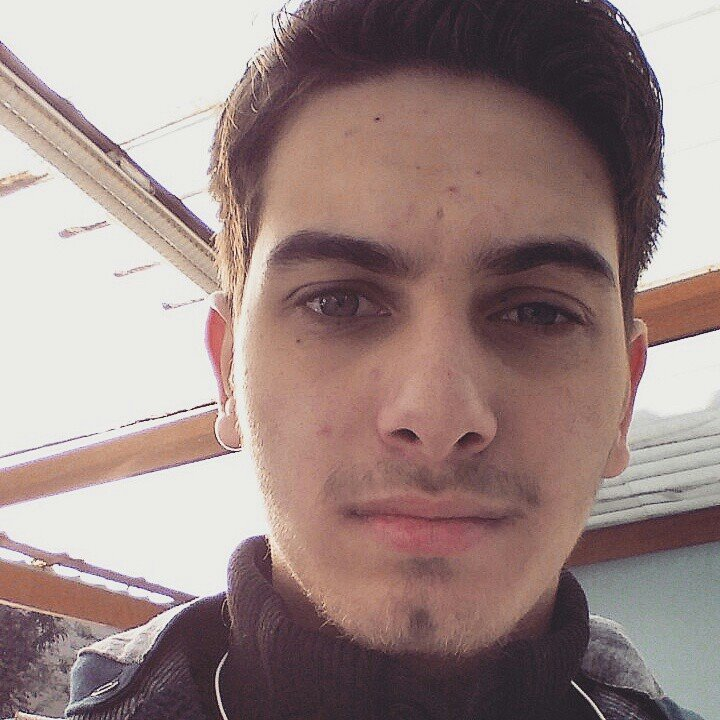
#> input picture dataSet/face.1.1.jpg, 720 x 720 px, found by its file name; its folder holds 4 pictures in this run
$ python face_trainner.py
#> lines starting #> are read from the running program, lines starting #| are printed output that depends on the picture
import cv2,os
import numpy as np
from PIL import Image

recognizer = cv2.face.LBPHFaceRecognizer_create()
detector= cv2.CascadeClassifier("haarcascade/haarcascade_frontalface_default.xml");

def getImagesAndLabels(path):
    #get the path of all the files in the folder
#> called with path = 'dataset'
    imagePaths=[os.path.join(path,f) for f in os.listdir(path)]
    #create empth face list
    faceSamples=[]
    #create empty ID list
    Ids=[]
    #now looping through all the image paths and loading the Ids and    the images
    for imagePath in imagePaths:

        # Updates in Code
        # ignore if the file does not have jpg extension :
        if(os.path.split(imagePath)[-1].split(".")[-1]!='jpg'):
            continue

        #loading the image and converting it to gray scale
        pilImage=Image.open(imagePath).convert('L')
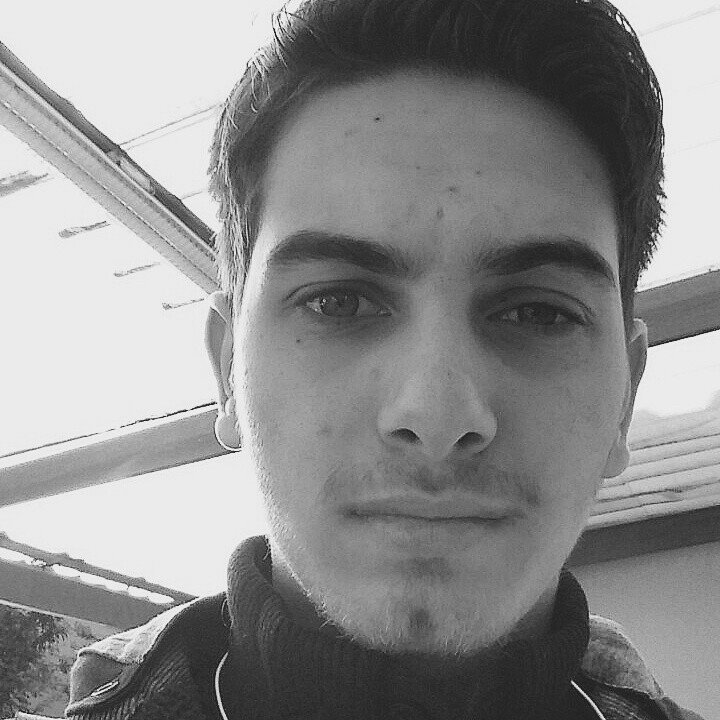
#> pilImage: PIL image 720x720 L; min 8, max 255, mean 141.5
        #Now we are converting the PIL image into numpy array
        imageNp=np.array(pilImage,'uint8')
        #getting the Id from the image
        Id=int(os.path.split(imagePath)[-1].split(".")[1])
        # extract the face from the training image sample
        faces=detector.detectMultiScale(imageNp)
#> faces = [[192, 116, 488, 488]]
        #If a face is there then append that in the list as well as Id of it
        for (x,y,w,h) in faces:
            faceSamples.append(imageNp[y:y+h,x:x+w])
            Ids.append(Id)
#> this loop made 1 pass
#> after the loop, Ids = [1]; faceSamples = 1 item
#> pass 2 of the loop in getImagesAndLabels, `for imagePath in imagePaths:`:
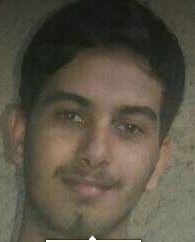
#> input picture dataSet/face.1.2.jpg, 195 x 242 px, found by its file name
#> in getImagesAndLabels, `pilImage=Image.open(imagePath).convert('L')`:
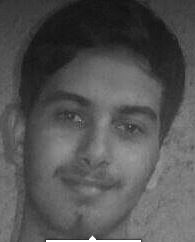
#> pilImage: PIL image 195x242 L; min 17, max 255, mean 83.9
#> faces = [[15, 58, 164, 164]]
#> the loop in getImagesAndLabels, `for (x,y,w,h) in faces:` made 1 pass
#> after the loop in getImagesAndLabels, `for (x,y,w,h) in faces:`: Ids = [1, 1]; faceSamples = 2 items
#> pass 3 of the loop in getImagesAndLabels, `for imagePath in imagePaths:`:
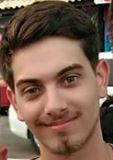
#> input picture dataSet/face.1.3.jpg, 113 x 160 px, found by its file name
#> in getImagesAndLabels, `pilImage=Image.open(imagePath).convert('L')`:
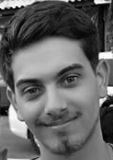
#> pilImage: PIL image 113x160 L; min 0, max 255, mean 100.6
#> faces = [[4, 46, 99, 99]]
#> the loop in getImagesAndLabels, `for (x,y,w,h) in faces:` made 1 pass
#> after the loop in getImagesAndLabels, `for (x,y,w,h) in faces:`: Ids = [1, 1, 1]; faceSamples = 3 items
#> the loop made 4 passes; the first 3 are shown
    return faceSamples,np.array(Ids)


faces,Ids = getImagesAndLabels('dataset')

recognizer.train(faces,Ids)
recognizer.save('trainner/trainner.yml')
